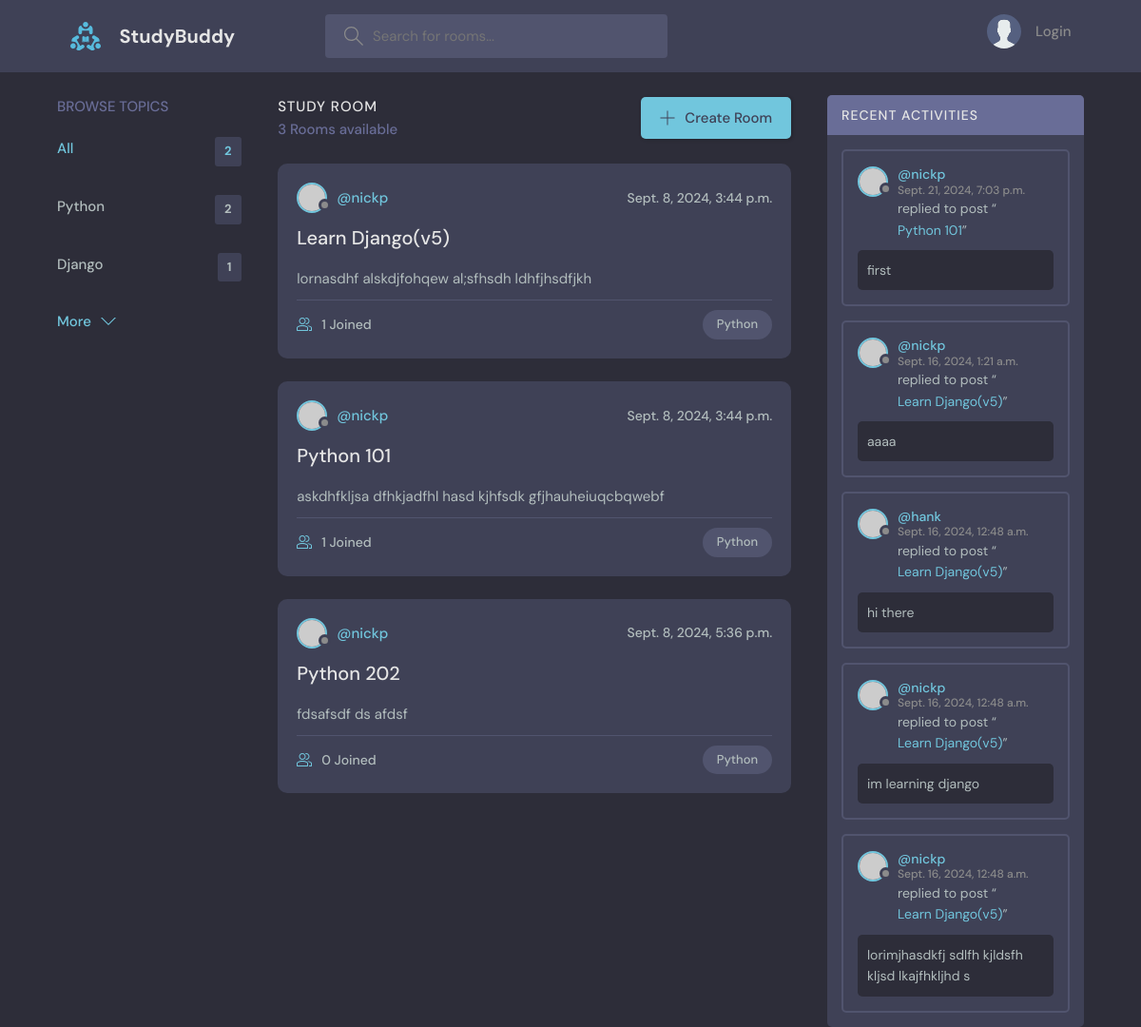
The app's page /, older data.
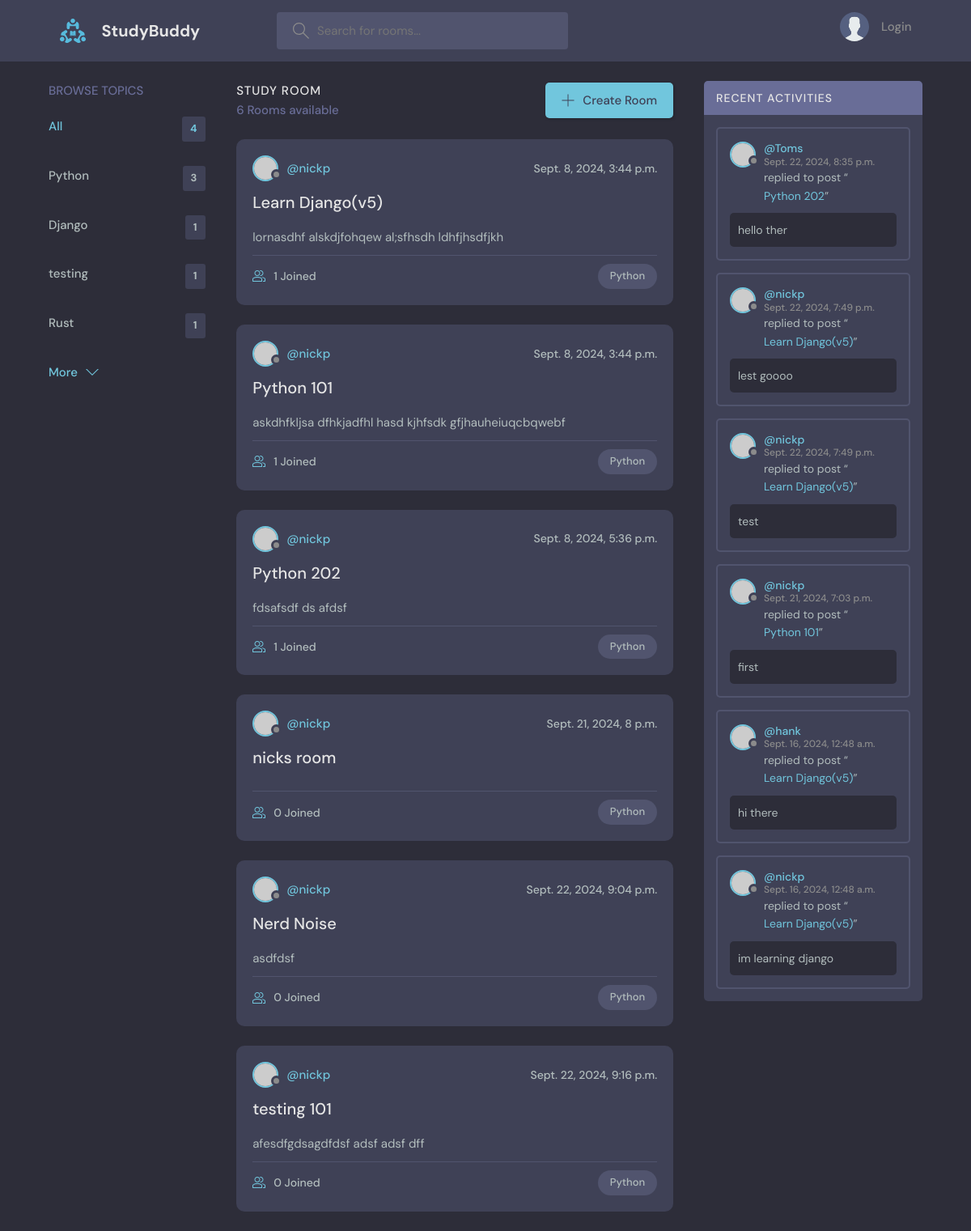
The same page, newer data.
### base/models.py (models this page shows, shortened)
class Topic(models.Model):
    name = models.CharField(max_length=100)

class Room(models.Model):
    host = models.ForeignKey(User, on_delete=models.SET_NULL, null=True)
    topic = models.ForeignKey(Topic, on_delete=models.CASCADE, null=True)
    name = models.CharField(max_length=20)
    desc = models.TextField(null=True, blank=True)
    participants = models.ManyToManyField(User, related_name='participants', blank=True)
    last_update = models.DateTimeField(auto_now=True)
    date_created = models.DateTimeField(auto_now_add=True)

class Message(models.Model):
    user = models.ForeignKey(User, on_delete=models.CASCADE)
    room = models.ForeignKey(Room, on_delete=models.CASCADE)
    msg = models.TextField()
    updated = models.DateTimeField(auto_now=True)
    created = models.DateTimeField(auto_now_add=True)
    class Meta:
        ordering = ['-updated', '-created']

### base/views.py (the view)
# urls.py: path('', views.home, name='home'),
def home(request) -> HttpResponse:
    q = request.GET.get('q') if request.GET.get('q') != None else ''
    if q:
        rooms = Room.objects.filter(
            Q(topic__name__icontains=q) |
            Q(name__icontains=q) |
            Q(desc__icontains=q)
            )
    else:
        rooms = Room.objects.all()
    room_count = rooms.count()
    topics = Topic.objects.all()
    room_messages = Message.objects.filter(Q(room__name__icontains=q))
    context = {"rooms":rooms, "topics":topics, "room_count":room_count, "room_messages": room_messages}
    return render(request, "home.html", context)

### templates/home.html (shortened to what this page needs)
{% extends 'main.html' %}
{% block content %}
<main class="layout layout--3">
    <div class="container">
     {% include 'topics_component.html' %}
    <div class="roomList">
        <div class="roomList__header">
        <div>
            <h2>Study Room</h2>
            <p>{{room_count}} Rooms available</p>
        </div>
        <a class="btn btn--main" href="{% url 'create_room' %}">
            <svg version="1.1" xmlns="http://www.w3.org/2000/svg" width="32" height="32" viewBox="0 0 32 32">
            <title>add</title>
            <path
                d="M16.943 0.943h-1.885v14.115h-14.115v1.885h14.115v14.115h1.885v-14.115h14.115v-1.885h-14.115v-14.115z"
            ></path>
            </svg>
            Create Room
        </a>
        </div>
        {% include 'feed_component.html' %}
    </div>
    <div class="activities">
        <div class="activities__header">
        <h2>Recent Activities</h2>
        </div>
        {% include 'activity_component.html' %}
    </div>
    </div>
</main>
{% endblock content %}

### templates/topics_component.html (shortened to what this page needs)
<div class="topics">
    <div class="topics__header">
    <h2>Browse Topics</h2>
    </div>
    <ul class="topics__list">
    <li>
        <a href="{% url 'home'}" class="active">All <span>{{topics.count}}</span></a>
    </li>
    {% for topic in topics %}
        <li>
            <a href="/?q={{topic.name}}">{{topic.name}} <span>{{topic.room_set.all.count}}</span></a>
        </li>
    </ul>
    <a class="btn btn--link" href="topics.html">
    More
    <svg version="1.1" xmlns="http://www.w3.org/2000/svg" width="32" height="32" viewBox="0 0 32 32">
        <title>chevron-down</title>
        <path d="M16 21l-13-13h-3l16 16 16-16h-3l-13 13z"></path>
    </svg>
    </a>
</div>

### templates/feed_component.html (shortened to what this page needs)
{% for room in rooms %}
<div class="roomListRoom">
    <div class="roomListRoom__header">
        <a href="{% url 'user-profile' room.host.id %}" class="roomListRoom__author">
        <div class="avatar avatar--small">
            <img src="https://randomuser.me/api/portraits/women/11.jpg" />
        </div>
        <span>@{{room.host}}</span>
        </a>
        <div class="roomListRoom__actions">
        <span>{{room.date_created}}</span>
        </div>
    </div>
    <div class="roomListRoom__content">
        <a href="{% url 'room' room.id %}">{{room.name}}</a>
        <p>
        {{room.desc}}
        </p>
    </div>
    <div class="roomListRoom__meta">
        <a href="{% url 'room' room.id %}" class="roomListRoom__joined">
        {{room.participants.all.count}} Joined
        </a>
        <p class="roomListRoom__topic">Python</p>
    </div>
</div>
{% endfor %}

### templates/activity_component.html (shortened to what this page needs)
{% for message in room_messages%}
<div class="activities__box">
    <div class="activities__boxHeader roomListRoom__header">
        <a href="{% url 'user-profile' message.user.id %}" class="roomListRoom__author">
        <div class="avatar avatar--small">
            <img src="https://randomuser.me/api/portraits/women/11.jpg" />
        </div>
        <p>
            @{{message.user}}
            <span>{{message.created}}</span>
        </p>
        </a>
    </div>
    <div class="activities__boxContent">
        <p>replied to post “<a href="{% url 'room' message.room.id %}">{{message.room.name}}</a>”</p>
        <div class="activities__boxRoomContent">
        {{message.msg}}
        </div>
    </div>
</div>
{% endfor %}

Row changes from the older to the newer data that the page shows:
removed Message: user "nickp", created "Sept. 16, 2024, 1:21 a.m.", room.name "Learn Django(v5)", msg "aaaa"
removed Message: user "nickp", created "Sept. 16, 2024, 12:48 a.m.", room.name "Learn Django(v5)", msg "lorimjhasdkfj sdlfh kjldsfh kljsd lkajfhkljhd s"
computed for Topic "Python": room_set.all.count "2" → "3"
added Topic: name "testing", room_set.all.count "1"
added Topic: name "Rust", room_set.all.count "1"
computed for Room "Python 202": participants.all.count "0" → "1"
added Room: host "nickp", date_created "Sept. 21, 2024, 8 p.m.", name "nicks room", participants.all.count "0"
added Room: host "nickp", date_created "Sept. 22, 2024, 9:04 p.m.", name "Nerd Noise", desc "asdfdsf", participants.all.count "0"
added Room: host "nickp", date_created "Sept. 22, 2024, 9:16 p.m.", name "testing 101", desc "afesdfgdsagdfdsf adsf adsf dff", participants.all.count "0"
added Message: user "Toms", created "Sept. 22, 2024, 8:35 p.m.", room.name "Python 202", msg "hello ther"
added Message: user "nickp", created "Sept. 22, 2024, 7:49 p.m.", room.name "Learn Django(v5)", msg "lest goooo"
added Message: user "nickp", created "Sept. 22, 2024, 7:49 p.m.", room.name "Learn Django(v5)", msg "test"
Text that changed along with them:
{{ topics.count }}: "2" → "4"
{{ room_count }}: "3" → "6"
